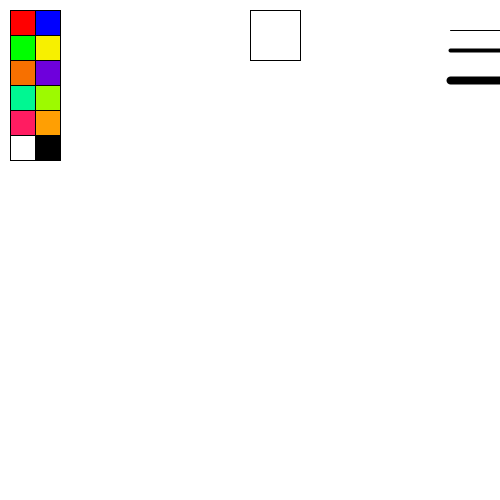
Frame 1 (no input)
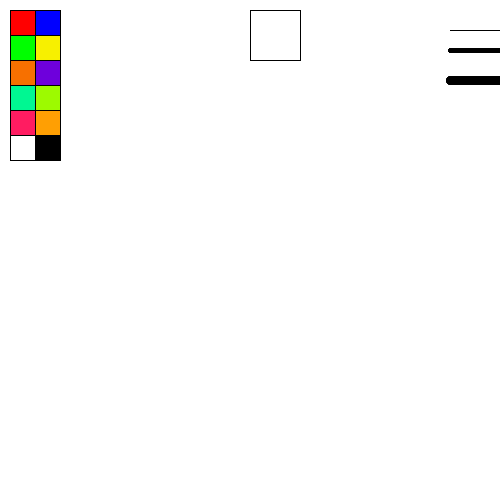
Frame 60 (the mouse pressed at the canvas centre just before this capture)
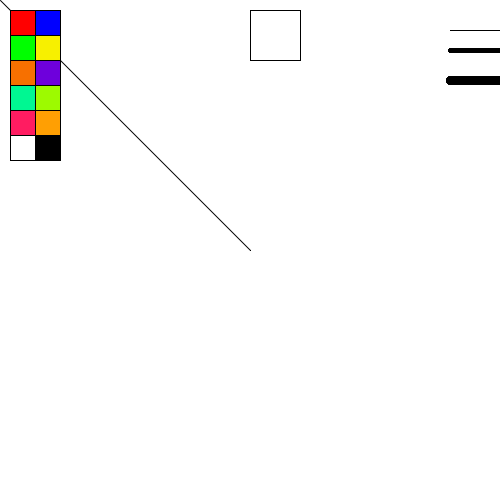
Frame 120 (the mouse held since frame 60 and released just before this capture)

The Processing sketch that drew these frames (run headless with seeded random() and noise(); from frame 60 on, the mouse is pressed at the canvas centre):

// Processing sketch: processing_120214
// ── processing_120214.pde

float oldX;
float oldY;
color redC= color(255, 0, 0);
color greenC= color(0, 255, 0);
color blueC= color(0, 0, 255);
color yellow= color(247, 240, 0);
color orange= color(247, 112, 0);
color violet= color(110, 0, 220);
color blueGreen= color(0, 247, 146);
color yellowGreen= color(157, 250, 0);
color pink= color(255, 28, 97);
color yellowOrange= color(255, 159, 3);
color white= color(255);
color black= color(0);
float masterStroke= 1;


void setup(){
  size(500,500);
  smooth();
  background(255);
  
}

void draw(){
  strokeWeight(1);
  fill(redC );
  rect(10, 10, 25, 25 );
  fill(blueC );
  rect(35, 10, 25, 25 );
  fill(greenC);
  rect(10, 35, 25, 25);
  fill(yellow);
  rect(35, 35, 25, 25);
  fill(orange);
  rect(10, 60, 25, 25);
  fill(violet);
  rect(35, 60, 25, 25);
  fill(blueGreen);
  rect(10, 85, 25, 25);
  fill(yellowGreen);
  rect(35, 85, 25, 25);
  fill(pink);
  rect(10, 110, 25, 25);
  fill(yellowOrange);
  rect(35, 110, 25, 25);
  fill(white);
  rect(10, 135, 25, 25);
  fill(black);
  rect(35, 135, 25, 25);
  line(450, 30, 500, 30);
  strokeWeight(4);
  line(450, 50, 500, 50);
  strokeWeight(8);
  line(450, 80, 500, 80);
  strokeWeight(1);
  fill(255);
  rect(250, 10, 50, 50);
  
  if(mousePressed) {
    if(mouseX > 10 && mouseX < 35){
      if(mouseY >10 && mouseY < 35){
        stroke(redC);
      }
      if(mouseY>35 && mouseY < 60){
        stroke(greenC);
      }
      if(mouseY>60 && mouseY<85){
        stroke(orange);
      }
      if(mouseY>85 && mouseY<110){
        stroke(blueGreen);
      }
      if(mouseY>110 && mouseY<135){
        stroke(pink);
      }
      if(mouseY>135 && mouseY<160){
        stroke(white);
      }
    }
    if(mouseX > 35 && mouseX < 60){
      if( mouseY > 10 && mouseY <35){
        stroke(blueC);
      }
      if(mouseY > 35 && mouseY < 50){
        stroke(yellow);
      }
      if(mouseY > 60 && mouseY < 85){
        stroke(violet);
      }
      if(mouseY >85 && mouseY < 110) {
        stroke(yellowGreen);
      }
      if(mouseY > 110 && mouseY <135){
        stroke(yellowOrange);
      }
      if(mouseY >135 && mouseY <160){
        stroke(black);
      }
    }
    if(mousePressed){
      if(mouseX > 450 && mouseX <500){
        if(mouseY >10 && mouseY <40){
          masterStroke= 1; }
        }
      if(mouseX > 450 && mouseX <500){
        if(mouseY >40 && mouseY <70){
          masterStroke= 4; }
      }
      if(mouseX > 450 && mouseX <500){
        if(mouseY > 70 && mouseY <100){
          masterStroke= 7;
      }  
    }
    strokeWeight(masterStroke);
    }
  if(mousePressed){
    if(mouseX > 250 && mouseX <300){
      if (mouseY > 10 && mouseY <60){
        background(255);
      }
    }
  }
  if(mousePressed){
  line(mouseX, mouseY, oldX, oldY);
  }
  }
  oldX=mouseX;
  oldY=mouseY;
  }                             
